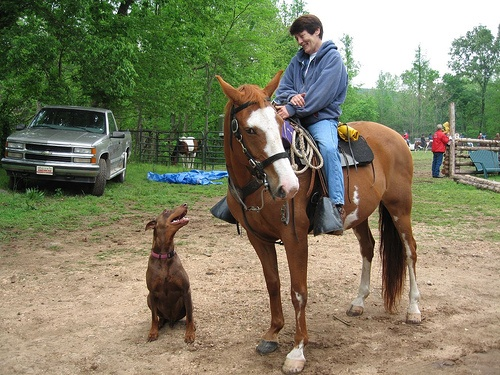
#> input picture phase 1/Programming Skills/Project 4/input_images/horse.jpg, 500 x 375 px
$ python main.py --image '../../../phase 1/Programming Skills/Project 4/input_images/horse.jpg'
#> lines starting #> are read from the running program, lines starting #| are printed output that depends on the picture; after the words box and inside, x2 and y2 are one past the last pixel; in counts of white or black regions, pixels touching at a corner belong together
"""
K-Means Image Segmentation
==========================

This project implements image segmentation using K-Means clustering with:
- Multiple color space support (RGB, HSV, LAB)
- Spatial-aware clustering
- Optimal k selection using elbow method
- Interactive segmentation interface


"""

import cv2
import numpy as np
import matplotlib.pyplot as plt
from sklearn.cluster import KMeans
from sklearn.metrics import silhouette_score
import argparse
from pathlib import Path

class KMeansSegmentation:
    def __init__(self, color_space='RGB'):
        """
        Initialize K-Means segmentation

        Args:
            color_space (str): Color space to use ('RGB', 'HSV', 'LAB')
        """
        self.color_space = color_space
        self.original_image = None
        self.processed_image = None
        self.segmented_image = None
        self.labels = None
        self.centers = None

    def load_image(self, image_path):
        """Load and preprocess image"""
        self.original_image = cv2.imread(image_path)
        if self.original_image is None:
            raise ValueError(f"Could not load image from {image_path}")

        # Convert color space
        if self.color_space == 'HSV':
            self.processed_image = cv2.cvtColor(self.original_image, cv2.COLOR_BGR2HSV)
        elif self.color_space == 'LAB':
            self.processed_image = cv2.cvtColor(self.original_image, cv2.COLOR_BGR2LAB)
        else:  # RGB
            self.processed_image = cv2.cvtColor(self.original_image, cv2.COLOR_BGR2RGB)

    # [55 lines left out: function find_optimal_k, not called in this run]

    def _prepare_data(self, include_spatial=False):
        """
        Prepare data for clustering

        Args:
            include_spatial (bool): Include spatial coordinates

        Returns:
            np.ndarray: Prepared data matrix
        """
        h, w, c = self.processed_image.shape

        # Reshape image to pixel array
        data = self.processed_image.reshape((-1, c))

        if include_spatial:
            # Add spatial coordinates
            coords = np.array([[i, j] for i in range(h) for j in range(w)])
            # Normalize spatial coordinates
            coords = coords / np.array([h, w])
            data = np.hstack([data, coords])

        return data.astype(np.float32)

    def segment(self, k, include_spatial=False, random_state=42):
        """
        Perform K-Means segmentation

        Args:
            k (int): Number of clusters
            include_spatial (bool): Include spatial information
            random_state (int): Random seed

        Returns:
            np.ndarray: Segmented image
        """
        if self.processed_image is None:
            raise ValueError("Please load an image first")

        # Prepare data
        data = self._prepare_data(include_spatial)

        # Perform K-Means clustering
        print(f"Performing K-Means clustering with k={k}...")
        kmeans = KMeans(n_clusters=k, random_state=random_state, n_init=10)
        self.labels = kmeans.fit_predict(data)
        self.centers = kmeans.cluster_centers_

        # Create segmented image using cluster centers
        h, w, c = self.processed_image.shape

        if include_spatial:
            # Use only color information from centers for reconstruction
            color_centers = self.centers[:, :c]
        else:
            color_centers = self.centers

        segmented_data = color_centers[self.labels]
        self.segmented_image = segmented_data.reshape((h, w, c)).astype(np.uint8)

        return self.segmented_image

    def create_mask(self, cluster_id):
        """
        Create binary mask for specific cluster

        Args:
            cluster_id (int): Cluster ID to create mask for

        Returns:
            np.ndarray: Binary mask
        """
        if self.labels is None:
            raise ValueError("Please perform segmentation first")

        h, w = self.processed_image.shape[:2]
        mask = (self.labels == cluster_id).reshape((h, w)).astype(np.uint8) * 255

        return mask

    def visualize_clusters(self):
        """Visualize individual clusters"""
        if self.labels is None:
            raise ValueError("Please perform segmentation first")

        h, w = self.processed_image.shape[:2]
        n_clusters = len(np.unique(self.labels))

        # Create subplot grid
        cols = min(4, n_clusters)
        rows = (n_clusters + cols - 1) // cols

        fig, axes = plt.subplots(rows, cols, figsize=(15, 4*rows))
        if rows == 1:
            axes = axes.reshape(1, -1)

        for i in range(n_clusters):
            row, col = i // cols, i % cols

            # Create mask for this cluster
            mask = self.create_mask(i)

            # Apply mask to original image
            masked_image = self.original_image.copy()
            masked_image[mask == 0] = 0

            axes[row, col].imshow(cv2.cvtColor(masked_image, cv2.COLOR_BGR2RGB))
            axes[row, col].set_title(f'Cluster {i}')
            axes[row, col].axis('off')

        # Hide unused subplots
        for i in range(n_clusters, rows * cols):
            row, col = i // cols, i % cols
            axes[row, col].axis('off')

        plt.tight_layout()
        plt.show()

    def compare_color_spaces(self, k=4):
        """Compare segmentation across different color spaces"""
        if self.original_image is None:
            raise ValueError("Please load an image first")

        color_spaces = ['RGB', 'HSV', 'LAB']
        results = {}

        original_color_space = self.color_space

        for cs in color_spaces:
            print(f"Segmenting in {cs} color space...")
            self.color_space = cs

            # Convert to appropriate color space
            if cs == 'HSV':
                self.processed_image = cv2.cvtColor(self.original_image, cv2.COLOR_BGR2HSV)
            elif cs == 'LAB':
                self.processed_image = cv2.cvtColor(self.original_image, cv2.COLOR_BGR2LAB)
            else:  # RGB
                self.processed_image = cv2.cvtColor(self.original_image, cv2.COLOR_BGR2RGB)

            # Segment
            segmented = self.segment(k)

            # Convert back to RGB for display
            if cs == 'HSV':
                results[cs] = cv2.cvtColor(segmented, cv2.COLOR_HSV2RGB)
            elif cs == 'LAB':
                results[cs] = cv2.cvtColor(segmented, cv2.COLOR_LAB2RGB)
            else:
                results[cs] = segmented

        # Restore original color space
        self.color_space = original_color_space

        # Display results
        fig, axes = plt.subplots(2, 2, figsize=(12, 10))

        axes[0, 0].imshow(cv2.cvtColor(self.original_image, cv2.COLOR_BGR2RGB))
        axes[0, 0].set_title('Original Image')
        axes[0, 0].axis('off')

        for i, (cs, result) in enumerate(results.items()):
            row, col = (i + 1) // 2, (i + 1) % 2
            axes[row, col].imshow(result)
            axes[row, col].set_title(f'K-Means ({cs})')
            axes[row, col].axis('off')

        plt.tight_layout()
        plt.show()

        return results

# [25 lines left out: function create_sample_image, not called in this run]

def main():
    """Main function for K-Means segmentation demo"""
    parser = argparse.ArgumentParser(description='K-Means Image Segmentation')
    parser.add_argument('--image', type=str, help='Path to input image')
    parser.add_argument('--k', type=int, default=4, help='Number of clusters')
    parser.add_argument('--color_space', type=str, default='RGB',
                       choices=['RGB', 'HSV', 'LAB'], help='Color space')
    parser.add_argument('--spatial', action='store_true',
                       help='Include spatial information')
    parser.add_argument('--find_k', action='store_true',
                       help='Find optimal k using elbow method')

    args = parser.parse_args()

    # Create sample image if none provided
    if not args.image:
        if not Path('sample_image.jpg').exists():
            create_sample_image()
        args.image = 'sample_image.jpg'

    # Initialize segmentation
    segmenter = KMeansSegmentation(color_space=args.color_space)

    try:
        # Load image
        segmenter.load_image(args.image)
#> in load_image, self.original_image is the input picture: shape (375, 500, 3); mean B, G, R 101, 127.1, 128.4
        print(f"Loaded image: {args.image}")

        # Find optimal k if requested
        if args.find_k:
            optimal_k = segmenter.find_optimal_k(include_spatial=args.spatial)
            args.k = optimal_k

        # Perform segmentation
        segmented = segmenter.segment(args.k, include_spatial=args.spatial)

        # Display results
        fig, axes = plt.subplots(1, 3, figsize=(15, 5))

        # Original image
        axes[0].imshow(cv2.cvtColor(segmenter.original_image, cv2.COLOR_BGR2RGB))
        axes[0].set_title('Original Image')
        axes[0].axis('off')

        # Segmented image
        if args.color_space == 'RGB':
            display_segmented = segmented
        elif args.color_space == 'HSV':
            display_segmented = cv2.cvtColor(segmented, cv2.COLOR_HSV2RGB)
        else:  # LAB
            display_segmented = cv2.cvtColor(segmented, cv2.COLOR_LAB2RGB)

        axes[1].imshow(display_segmented)
        axes[1].set_title(f'K-Means (k={args.k}, {args.color_space})')
        axes[1].axis('off')

        # Cluster labels visualization
        h, w = segmenter.original_image.shape[:2]
#> h = 375; w = 500
        labels_img = segmenter.labels.reshape((h, w))
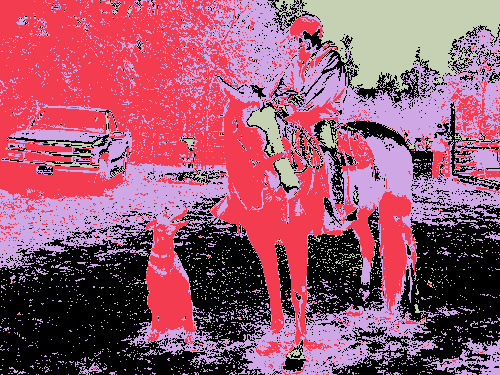
#> labels_img: shape (375, 500) int32; 4 distinct labels, from 0 to 3; one colour per label, 0 black
        axes[2].imshow(labels_img, cmap='viridis')
        axes[2].set_title('Cluster Labels')
        axes[2].axis('off')

        plt.tight_layout()
        plt.show()

        # Visualize individual clusters
        segmenter.visualize_clusters()
#> in visualize_clusters, `n_clusters = len(np.unique(self.labels))`: n_clusters = 4
#> in visualize_clusters, `rows = (n_clusters + cols - 1) // cols`: rows = 1
#> the loop in visualize_clusters, `for i in range(n_clusters):` made 4 passes
#> pass 1, in create_mask, `mask = (self.labels == cluster_id).reshape((h, w)).astype(np.uint8) * ..`:
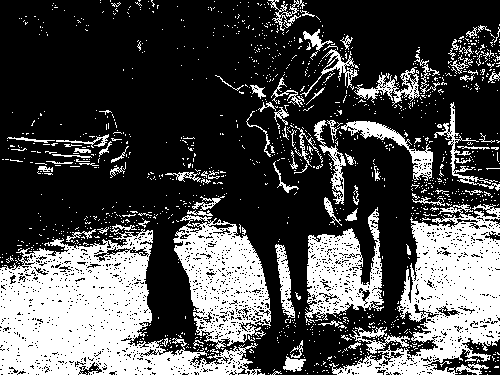
#> mask: shape (375, 500); 30.2% white; 1316 white regions (1227 under 20 px), largest, box (x1, y1, x2, y2) and area: (0, 229, 261, 375) 19176, (329, 204, 500, 375) 12313, (173, 215, 271, 349) 7300
#> pass 3, in create_mask (call 3), `mask = (self.labels == cluster_id).reshape((h, w)).astype(np.uint8) * ..`:
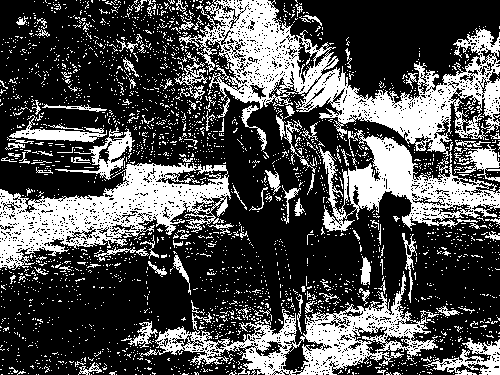
#> mask: shape (375, 500); 31.2% white; 2703 white regions (2585 under 20 px), largest, box (x1, y1, x2, y2) and area: (179, 0, 500, 163) 15375, (0, 163, 231, 270) 10633, (140, 271, 438, 375) 8134
#> after the loop in visualize_clusters, `for i in range(n_clusters):`:
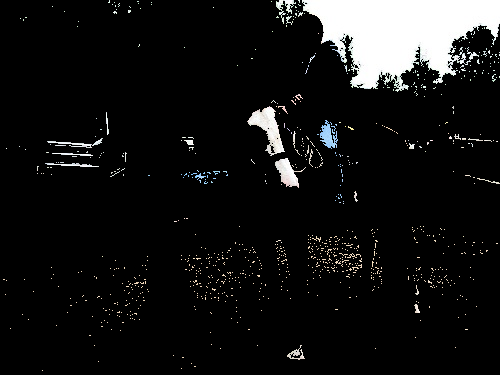
#> masked_image: shape (375, 500, 3); mean B, G, R 19.8, 20, 19.9
#> in visualize_clusters, `plt.show()`:
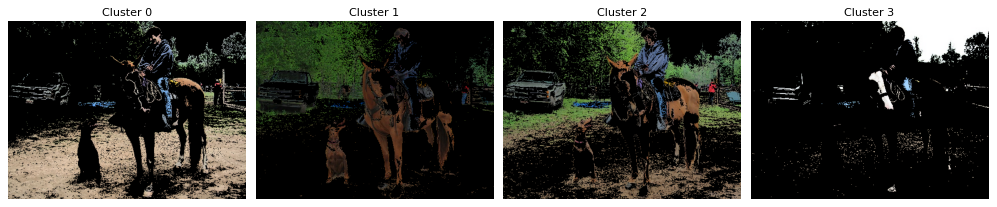
#> figure drawn by matplotlib, 4 panels

        # Compare color spaces
        print("\nComparing different color spaces...")
        segmenter.compare_color_spaces(k=args.k)
#> the loop in compare_color_spaces, `for cs in color_spaces:` made 3 passes
#> pass 3, in segment (call 4), `self.segmented_image = segmented_data.reshape((h, w, c)).astype(np.uin..`:
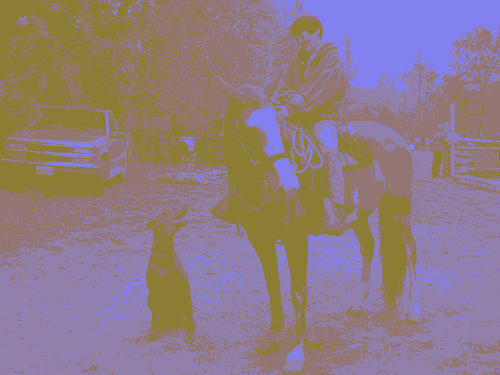
#> self.segmented_image: shape (375, 500, 3); mean of channels 0, 1, 2 132.2, 124.2, 142.5; drawn as B, G, R
#> after the loop in compare_color_spaces, `for cs in color_spaces:`: results = 3 items
#> the loop in compare_color_spaces, `for i, (cs, result) in enumerate(results.items()):` made 3 passes
#> (cs, row, col) on passes 1 to 3: ('RGB', 0, 1), ('HSV', 1, 0), ('LAB', 1, 1)
#> in compare_color_spaces, `plt.show()`:
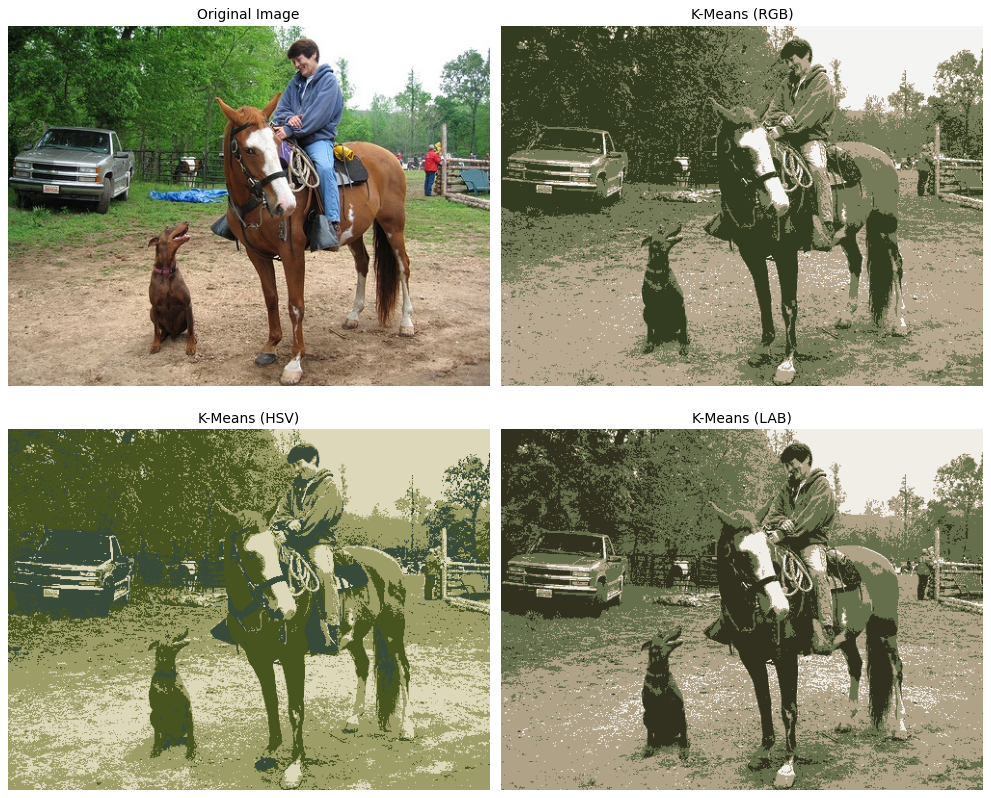
#> figure drawn by matplotlib, 4 panels

    except Exception as e:
        print(f"Error: {e}")

if __name__ == "__main__":
    main()
